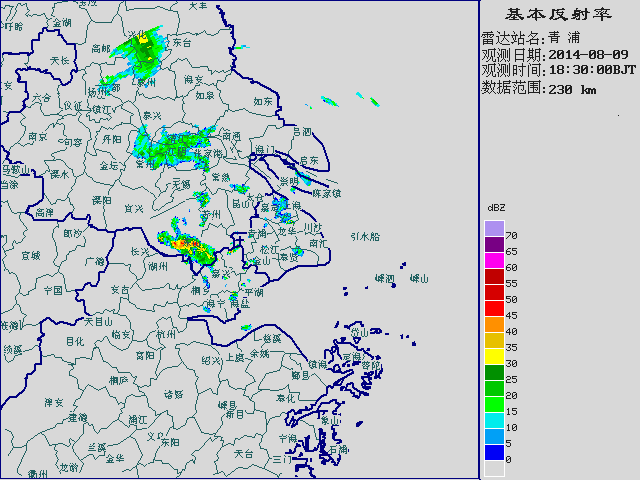
#> input picture notes/radar1.GIF, 640 x 480 px, found by its file name
$ jupyter execute b-spine-line-fitting.ipynb   (Python 2 division)
#> lines starting #> are read from the running program, lines starting #| are printed output that depends on the picture
# B Spine Line Fitting

Some bootsrap:

[cell 1]
import Image
import ImageFilter
from io import BytesIO

from IPython.core import display


def display_pil_image(im):
   """Displayhook function for PIL Images, rendered as PNG."""

   b = BytesIO()
   im.save(b, format='png')
   data = b.getvalue()

   ip_img = display.Image(data=data, format='png', embed=True)
   return ip_img._repr_png_()


# register display func with PNG formatter:
png_formatter = get_ipython().display_formatter.formatters['image/png']
dpi = png_formatter.for_type(Image.Image, display_pil_image)

[cell 2]
original = Image.open('radar1.gif')
#> original is the input picture: PIL image 640x480 P; mean R, G, B 194.7, 201.2, 202.8
original

[cell 3]
fixed = Image.open('radar1.fix.png')
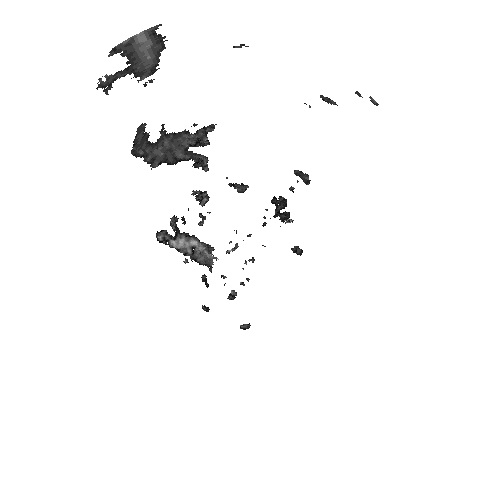
#> input picture notes/radar1.fix.png, 477 x 477 px
#> fixed is the input picture: PIL image 477x477 P; mean R, G, B, A 8.7, 120.2, 200.6, 7.9
fixed

## Thresholding

[cell 4]
TRANSPARENT_COLOR = [7, 122, 205]
BINARY_PALETTE = TRANSPARENT_COLOR + [0, 0, 0]

# Keep pixels no less than t
def threshold(image, t):
    p = image.load()
    dst = Image.new('P', image.size)
    dst.putpalette(BINARY_PALETTE)
    data = []

    for y in range(image.size[1]):
        for x in range(image.size[0]):
            c = p[x, y]
            if c >= t:
                data.append(1)
            else:
                data.append(0)
    dst.putdata(data)
    return dst

lv1 = threshold(fixed, 255 * 1/15)
#> in threshold, `dst = Image.new('P', image.size)`: dst: PIL image 477x477 P; every value is 0
#> in threshold, `dst.putpalette(BINARY_PALETTE)`:
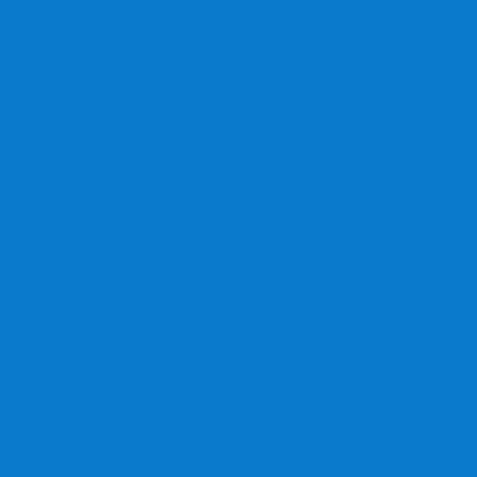
#> dst: PIL image 477x477 P; mean R, G, B 7, 122, 205
#> after the loop in threshold, `for y in range(image.size[1]):`: data = 227529 items
#> in threshold, `dst.putdata(data)`:
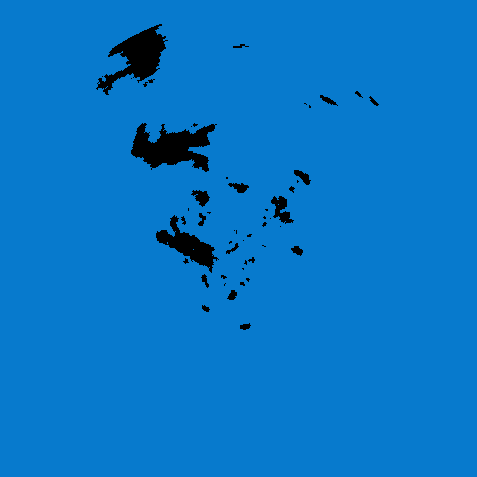
#> dst: PIL image 477x477 P; mean R, G, B 6.8, 118.2, 198.7
lv1

[cell 5]
lv2 = threshold(fixed, 255 * 2/15)
lv2

[cell 6]
lv3 = threshold(fixed, 255 * 3/15)
lv3

[cell 7]
lv4 = threshold(fixed, 255 * 4/15)
#> call 4 of threshold, with t = 68
#> in threshold (call 4), `dst.putdata(data)`:
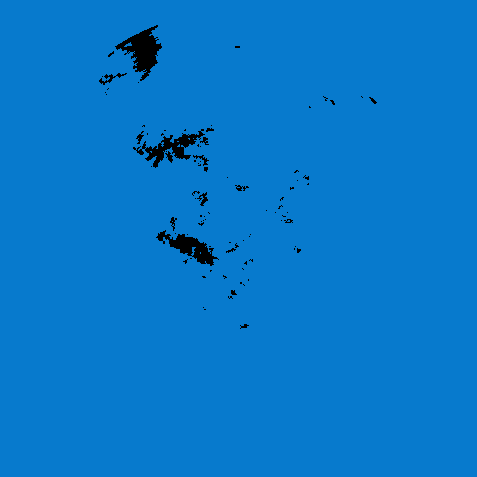
#> dst: PIL image 477x477 P; mean R, G, B 6.9, 120.1, 201.8
lv4

[cell 8]
lv5 = threshold(fixed, 255 * 5/15)
lv5

[cell 9]
lv6 = threshold(fixed, 255 * 6/15)
lv6

[cell 10]
lv7 = threshold(fixed, 255 * 7/15)
lv7

[cell 11]
lv8 = threshold(fixed, 255 * 8/15)
lv8

[cell 12]
lv9 = threshold(fixed, 255 * 9/15)
lv9

[cell 13]
lv10 = threshold(fixed, 255 * 10/15)
lv10

[cell 14]
threshold(fixed, 255 * 11/15)

## Edge Detection

[cell 15]
def make_radar_palette():
    p = []
    for i in range(255):
        p.append(i)
        p.append(i)
        p.append(i)
    # Transparent color
    p[0] = TRANSPARENT_COLOR[0]
    p[1] = TRANSPARENT_COLOR[1]
    p[2] = TRANSPARENT_COLOR[2]
    return p

RADAR_PALETTE = make_radar_palette()

# (dx, dy, L_x, L_y)
SOBEL_BOX_3 = [
    (-1, -1, -1, 1),
    (-1, 0, -2, 0),
    (-1, 1, -1, -1),
    (0, -1, 0, 2),
    (0, 0, 0, 0),
    (0, 1, 0, -2),
    (1, -1, 1, 1),
    (1, 0, 2, 0),
    (1, 1, 1, -1)
]
import math
def sobel(image):
    p = image.load()
    dst = Image.new('P', image.size)
    dst.putpalette(BINARY_PALETTE)
    data = []
    width = image.size[0]
    height = image.size[1]
    for y in range(height):
        for x in range(width):
            if y == 0 or y == height - 1 or x == 0 or x == width - 1 or p[x, y] == 0:
                data.append(0)
                continue
            lx = 0
            ly = 0
            for d in SOBEL_BOX_3:
                nx = x + d[0]
                ny = y + d[1]
                lx += p[nx, ny] * d[2]
                ly += p[nx, ny] * d[3]
            l = math.sqrt(lx * lx + ly * ly)
            # Simple hack for this application
            # This gives us the 'real' border
            if l > 0:
                data.append(1)
            else:
                data.append(0)

    dst.putdata(data)
    return dst

[cell 16]
e1 = sobel(lv1)
e1

[cell 17]
e2 = sobel(lv2)
e2

[cell 18]
e3 = sobel(lv3)
e3

[cell 19]
e4 = sobel(lv4)
e4

[cell 20]
e5 = sobel(lv5)
e5

[cell 21]
e6 = sobel(lv6)
e6

[cell 22]
e7 = sobel(lv7)
e7

[cell 23]
e8 = sobel(lv8)
e8

[cell 24]
e9 = sobel(lv9)
e9

[cell 25]
e10 = sobel(lv10)
e10

## Corner Detection

[cell 26]
# (dx, dy, G)
HARRIS_BOX_3 = [
    (-1, -1),
    (-1, 0),
    (-1, 1),
    (0, -1),
    #(0, 0),
    (0, 1),
    (1, -1),
    (1, 0),
    (1, 1)
]

G_x = G_y = 0.123317
G_xy = 0.077847

CORNER_PALETTE = BINARY_PALETTE + [255, 0, 0]
#> CORNER_PALETTE = [7, 122, 205, 0, 0, 0, 255, 0, 0]

def harris(image, t, k = 0.05):
    p = image.load()
    dst = Image.new('P', image.size)
    dst.putpalette(CORNER_PALETTE)
    data = []
    width = image.size[0]
    height = image.size[1]
    min_r = 100
    max_r = -100
    for y in range(height):
        for x in range(width):
            if y == 0 or y == height - 1 or x == 0 or x == width - 1 or p[x, y] == 0:
                data.append(0)
                continue
            c = p[x, y]
            I_x  = -p[x - 1, y] * G_x + p[x + 1, y] * G_x
            I_x += -p[x - 1, y - 1] * G_xy + p[x + 1, y - 1] * G_xy
            I_x += -p[x - 1, y + 1] * G_xy + p[x + 1, y + 1] * G_xy
            I_y  = -p[x, y - 1] * G_y + p[x, y + 1] * G_y
            I_y += -p[x - 1, y - 1] * G_xy + p[x - 1, y + 1] * G_xy
            I_y += -p[x + 1, y - 1] * G_xy + p[x + 1, y + 1] * G_xy
            I_xy = -p[x - 1, y - 1] * G_xy + p[x + 1, y + 1] * G_xy
            I_xy += -p[x - 1, y + 1] * G_xy + p[x + 1, y - 1] * G_xy
            I_x_2 = I_x * I_x
            I_y_2 = I_y * I_y
            #I_xy = I_x * I_y
            det_m = I_x_2 * I_y_2 - I_xy * I_xy
            trace_m = I_x_2 * I_y_2
            r = det_m - k * trace_m
            #print r
            min_r = min(min_r, r)
            max_r = max(max_r, r)
            if r > t:
                data.append(2)
            else:
                data.append(c)
    print "Max R: %f, Min R: %f" % (max_r, min_r)
    dst.putdata(data)
    return dst

[cell 27]
harris(e1, 0)
#> after the loop in harris, `for y in range(height):`: data = 227529 items

[cell 28]
harris(e2, 0)

[cell 29]
harris(e3, 0)

[cell 30]
harris(e4, 0)

[cell 31]
harris(e5, 0)

[cell 32]
harris(e6, 0)

[cell 33]
harris(e7, 0)

[cell 34]
harris(e8, 0)

[cell 35]
harris(e9, 0)

[cell 36]
harris(lv6, 0)

[cell 37]
def make_bezier(xys):
    # xys should be a sequence of 2-tuples (Bezier control points)
    n = len(xys)
    combinations = pascal_row(n-1)
    def bezier(ts):
        # This uses the generalized formula for bezier curves
        # http://en.wikipedia.org/wiki/B%C3%A9zier_curve#Generalization
        result = []
        for t in ts:
            tpowers = (t**i for i in range(n))
            upowers = reversed([(1-t)**i for i in range(n)])
            coefs = [c*a*b for c, a, b in zip(combinations, tpowers, upowers)]
            result.append(
                tuple(sum([coef*p for coef, p in zip(coefs, ps)]) for ps in zip(*xys)))
        return result
    return bezier

def pascal_row(n):
    # This returns the nth row of Pascal's Triangle
    result = [1]
    x, numerator = 1, n
    for denominator in range(1, n//2+1):
        # print(numerator,denominator,x)
        x *= numerator
        x /= denominator
        result.append(x)
        numerator -= 1
    if n&1 == 0:
        # n is even
        result.extend(reversed(result[:-1]))
    else:
        result.extend(reversed(result))
    return result

[cell 38]
import ImageDraw

im = Image.new('RGBA', (100, 100), (0, 0, 0, 0))
#> im: PIL image 100x100 RGBA; every value is 0
draw = ImageDraw.Draw(im)
ts = [t/100.0 for t in range(101)]

xys = [(50, 100), (80, 80), (100, 50)]
bezier = make_bezier(xys)
points = bezier(ts)

xys = [(100, 50), (100, 0), (50, 0), (50, 35)]
bezier = make_bezier(xys)
points.extend(bezier(ts))

xys = [(50, 35), (50, 0), (0, 0), (0, 50)]
bezier = make_bezier(xys)
points.extend(bezier(ts))

xys = [(0, 50), (20, 80), (50, 100)]
bezier = make_bezier(xys)
points.extend(bezier(ts))

draw.polygon(points, fill = 'red')
im
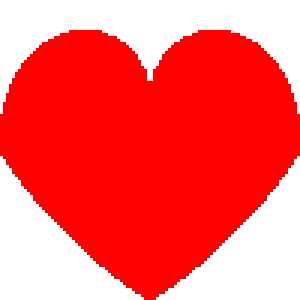
#> Out: PIL image 100x100 RGBA (shown 3 times larger); mean R, G, B, A 160.9, 0, 0, 160.9; transparent parts drawn white

## Edge Grouping

[cell 39]
WALK_BOX = [
    (0, -1),
    (1, -1),
    (1, 0),
    (1, 1),
    (0, 1),
    (-1, 1),
    (-1, 0),
    (-1, -1)
]
def group(image):
    # Key: point tuple (x, y, type)
    # Value: group id
    G = []
    points = []
    p = image.load()
    width = image.size[0]
    height = image.size[1]
    def index(x, y):
        return y * width + x
    groups = []
    for y in range(height):
        for x in range(width):
            G.append(-1)
            if p[x, y] == 0:
                continue
            points.append((x, y, p[x, y]))
    print "Total %d edge points" % (len(points))

    def walk(start_pt):
        x = start_pt[0]
        y = start_pt[1]
        current_group = [start_pt]
        current_group_index = len(groups)
        finished = False
        stack = []
        while not finished:
            closures = []
            point_found = False
            for n in WALK_BOX:
                nx = x + n[0]
                ny = y + n[1]
                ni = index(nx, ny)
                if p[nx, ny] == 0:
                    continue
                # New pt
                #print "(%d, %d) = %d, GID: %d" % (nx, ny, p[nx, ny], G[ni])
                if G[ni] == -1:
                    #print "Append"
                    current_group.append((nx, ny, p[nx, ny]))
                    G[ni] = current_group_index
                    # TODO: push backtrace stack
                    stack.append((x, y))
                    x = nx
                    y = ny
                    point_found = True
                    break
                # Possible clousure
                if G[ni] == current_group_index:
                    closures.append((nx, ny, p[nx, ny]))
            # Finished?
            if not point_found:
                # TODO: pop backtrace stack
                if len(stack) > 0:
                    last = stack.pop()
                    x = last[0]
                    y = last[1]
                else:
                    # Closed edge
                    if len(closures) > 0:
                        current_group.append(closures[0])
                    break

        # Finished
        # print "Group: %d, Size: %d" % (current_group_index, len(current_group))
        groups.append(current_group)

    for pt in points:
        gid = G[index(pt[0], pt[1])]
        if gid != -1:
            # Skip walked points
            continue
        walk(pt)

    groups = sorted(groups, key = lambda group: len(group), reverse = True)
# [4 lines of commented-out code are left out]
    return groups

def draw_group(image, g):
    dst = Image.new('P', image.size)
    dst.putpalette(CORNER_PALETTE)
    width = image.size[0]
    height = image.size[1]
    data = []
    P = image.load()

    for y in range(height):
        for x in range(width):
            data.append(P[x, y])
    for p in g:
        x = p[0]
        y = p[1]
        data[y * height + x] = 2

    dst.putdata(data)
    return dst

[cell 40]
g1 = group(e1)
#> after the loop in group, `for y in range(height):`: points = 2194 items, first 6: (159, 24, 1), (160, 24, 1), (161, 24, 1), (156, 25, 1), (157, 25, 1), (158, 25, 1)
#| Total 2194 edge points
#> in group, `gid = G[index(pt[0], pt[1])]`: gid = -1
#> in walk, `x = start_pt[0]`: x = 159
#> in walk, `y = start_pt[1]`: y = 24
#> in walk, `current_group = [start_pt]`: current_group = [(159, 24, 1)]
#> after the loop in walk, `while not finished:`: current_group = 445 items, first 6: (159, 24, 1), (160, 24, 1), (161, 24, 1), (161, 25, 1), (160, 25, 1), (159, 25, 1); stack = []
